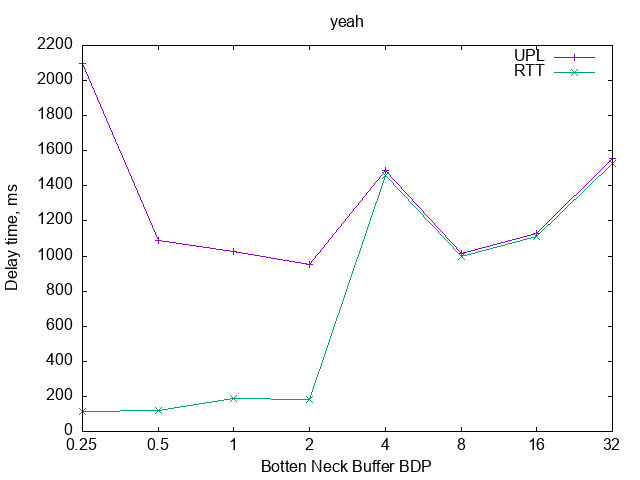

Write the gnuplot code that produced this figure.
set term png
set output 'yeah.png' 

set key fixed right top vertical Right noreverse noenhanced autotitle nobox
set style data linespoints
set xlabel "Botten Neck Buffer BDP"
set ylabel "Delay time, ms"
        
set title 'yeah'
plot 'yeah.dat' using 2:xtic(1) title columnheader(2), for [i=3:3] '' using i title columnheader(i)
